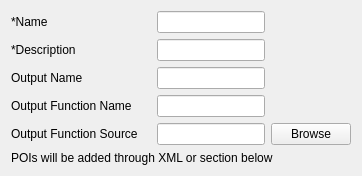
               <widget class="QWidget" name="page_2">
                <layout class="QVBoxLayout" name="verticalLayout_24">
                 <item>
                  <layout class="QGridLayout" name="manualPluginAdd">
                   <item row="1" column="0">
                    <widget class="QLabel" name="dpmPluginDesc_label">
                     <property name="minimumSize">
                      <size>
                       <width>140</width>
                       <height>0</height>
                      </size>
                     </property>
                     <property name="maximumSize">
                      <size>
                       <width>140</width>
                       <height>16777215</height>
                      </size>
                     </property>
                     <property name="text">
                      <string>*Description</string>
                     </property>
                    </widget>
                   </item>
                   <item row="2" column="1">
                    <widget class="QLineEdit" name="dpmOutName_lineEdit"/>
                   </item>
                   <item row="4" column="0">
                    <widget class="QLabel" name="dpmOutFuncSource_label">
                     <property name="minimumSize">
                      <size>
                       <width>140</width>
                       <height>0</height>
                      </size>
                     </property>
                     <property name="maximumSize">
                      <size>
                       <width>140</width>
                       <height>16777215</height>
                      </size>
                     </property>
                     <property name="text">
                      <string>Output Function Source</string>
                     </property>
                    </widget>
                   </item>
                   <item row="4" column="1">
                    <widget class="QLineEdit" name="dpmOutFuncSource_lineEdit"/>
                   </item>
                   <item row="3" column="0">
                    <widget class="QLabel" name="dpmOutFuncName_label">
                     <property name="minimumSize">
                      <size>
                       <width>140</width>
                       <height>0</height>
                      </size>
                     </property>
                     <property name="maximumSize">
                      <size>
                       <width>140</width>
                       <height>16777215</height>
                      </size>
                     </property>
                     <property name="text">
                      <string>Output Function Name</string>
                     </property>
                    </widget>
                   </item>
                   <item row="3" column="1">
                    <widget class="QLineEdit" name="dpmOutFuncName_lineEdit"/>
                   </item>
                   <item row="2" column="0">
                    <widget class="QLabel" name="dpmOutName_lable">
                     <property name="minimumSize">
                      <size>
                       <width>140</width>
                       <height>0</height>
                      </size>
                     </property>
                     <property name="text">
                      <string>Output Name</string>
                     </property>
                    </widget>
                   </item>
                   <item row="1" column="1">
                    <widget class="QLineEdit" name="dpmPluginDesc_lineEdit"/>
                   </item>
                   <item row="4" column="2">
                    <widget class="QPushButton" name="dpmOutFuncSource_button">
                     <property name="text">
                      <string>Browse</string>
                     </property>
                    </widget>
                   </item>
                   <item row="0" column="0">
                    <widget class="QLabel" name="dpmPluginName_label">
                     <property name="minimumSize">
                      <size>
                       <width>140</width>
                       <height>0</height>
                      </size>
                     </property>
                     <property name="text">
                      <string>*Name</string>
                     </property>
                    </widget>
                   </item>
                   <item row="0" column="1">
                    <widget class="QLineEdit" name="dpmPluginName_lineEdit"/>
                   </item>
                  </layout>
                 </item>
                 <item>
                  <widget class="QLabel" name="label_8">
                   <property name="text">
                    <string>POIs will be added through XML or section below</string>
                   </property>
                  </widget>
                 </item>
                </layout>
               </widget>
